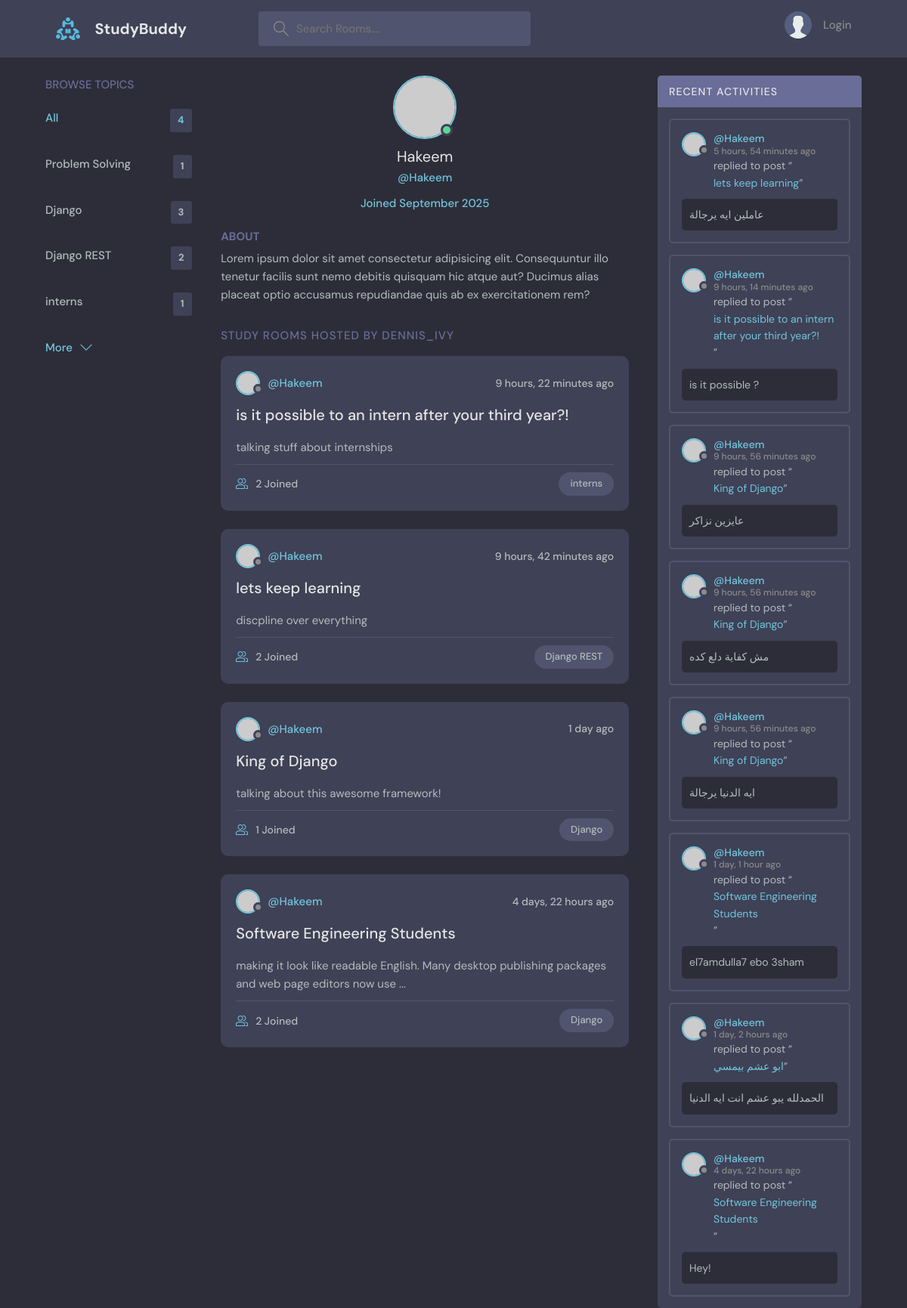
Page /profile/1/ on the committed database.
### base/models.py (models this page shows, shortened)
class Topic(models.Model):
    name = models.CharField(max_length=200)

class Room(models.Model):
    host = models.ForeignKey(User, on_delete=models.SET_NULL, null=True)
    topic = models.ForeignKey(Topic, on_delete = models.SET_NULL, null = True)
    name = models.CharField(max_length=200)
    description = models.TextField(null = True, blank = True)
    participants = models.ManyToManyField(User, related_name='participants', blank=True)
    updated = models.DateTimeField(auto_now=True)
    created = models.DateTimeField(auto_now_add=True)
    class Meta:
        ordering = ['-updated', '-created']
    def __str__(self):
        return self.name

class Message(models.Model):
    user = models.ForeignKey(User, on_delete=models.CASCADE)
    room = models.ForeignKey(Room, on_delete=models.CASCADE)
    body = models.TextField()
    updated = models.DateTimeField(auto_now=True)
    created = models.DateTimeField(auto_now_add=True)
    class Meta:
        ordering = ['-updated', '-created']

### base/views.py (the view)
# urls.py: path('profile/<str:pk>/', views.userProfile, name="user-profile"),
def userProfile(request, pk):
    user = User.objects.get(id=pk)
    rooms = user.room_set.all()
    room_messages = user.message_set.all()
    topics = Topic.objects.all()
    context = {'user': user, 'rooms': rooms, 'room_messages': room_messages, 'topics': topics}
    return render(request, 'base/profile.html', context)

### base/templates/base/profile.html (shortened to what this page needs)
{% extends 'main.html' %}
{% block content %}
<main class="profile-page layout layout--3">
    <div class="container">
        {% include 'base/topics_component.html'%}
      <div class="roomList">
        <div class="profile">
          <div class="profile__avatar">
            <div class="avatar avatar--large active">
              <img src="https://randomuser.me/api/portraits/men/11.jpg" />
            </div>
          </div>
          <div class="profile__info">
            <h3>{{user.username}}</h3>
            <p>@{{user.username}}</p>
            <p>Joined {{user.date_joined|date:"F Y"}}</p>
          </div>
          <div class="profile__about">
            <h3>About</h3>
            <p>
              Lorem ipsum dolor sit amet consectetur adipisicing elit. Consequuntur illo tenetur
              facilis sunt nemo debitis quisquam hic atque aut? Ducimus alias placeat optio
              accusamus repudiandae quis ab ex exercitationem rem?
            </p>
          </div>
        </div>
        <div class="roomList__header">
          <div>
            <h2>Study Rooms Hosted by dennis_ivy</a>
            </h2>
          </div>
        </div>
        {% include 'base/feed_component.html'%}
      </div>
        {% include 'base/activity_component.html'%}
    </div>
</main>
{% endblock %}

### base/templates/base/topics_component.html
        <div class="topics">
          <div class="topics__header">
            <h2>Browse Topics</h2>
          </div>
          <ul class="topics__list">
            <li>
              <a href="{% url 'home'%}" class="active">All <span>{{rooms.count}}</span></a>
            </li>
            {% for topic in topics %}
            <li>
              <a href="{% url 'home'%}?q={{topic.name}}">{{topic.name}} <span>{{topic.room_set.all.count}} </span></a>
            </li>
            {% endfor %}
          </ul>
          <a class="btn btn--link" href="topics.html">
            More
            <svg version="1.1" xmlns="http://www.w3.org/2000/svg" width="32" height="32" viewBox="0 0 32 32">
              <title>chevron-down</title>
              <path d="M16 21l-13-13h-3l16 16 16-16h-3l-13 13z"></path>
            </svg>
          </a>
        </div>

### base/templates/base/feed_component.html (shortened to what this page needs)
{% for room in rooms %}
    <div class="roomListRoom">
            <div class="roomListRoom__header">
              <a href="{% url 'user-profile' room.host.id %}" class="roomListRoom__author">
                <div class="avatar avatar--small">
                  <img src="https://randomuser.me/api/portraits/women/11.jpg" />
                </div>
                <span>@{{room.host.username}}</span>
              </a>
              <div class="roomListRoom__actions">
                <span>{{ room.created|timesince}} ago</span>
              </div>
            </div>
            <div class="roomListRoom__content">
              <a href="{% url 'room' room.id %}">{{room.name}}</a>
              <p>
                {{room.description|slice:":100"}}{% if room.description|length > 100 %}...{% endif %}
              </p>
            </div>
            <div class="roomListRoom__meta">
              <a href="{% url 'room' room.id %}" class="roomListRoom__joined">
                {{room.participants.all.count}} Joined
              </a>
              <p class="roomListRoom__topic">{{room.topic.name}}</p>
            </div>
    </div>
{% endfor %}

### base/templates/base/activity_component.html (shortened to what this page needs)
        <div class="activities">
          <div class="activities__header">
            <h2>Recent Activities</h2>
          </div>
          {% for message in room_messages %}
          <div class="activities__box">
            <div class="activities__boxHeader roomListRoom__header">
              <a href="{% url 'user-profile' message.user.id %}" class="roomListRoom__author">
                <div class="avatar avatar--small">
                  <img src="https://randomuser.me/api/portraits/women/11.jpg" />
                </div>
                <p>
                  @{{message.user}}
                  <span>{{message.created|timesince}} ago</span>
                </p>
              </a>
            </div>
            <div class="activities__boxContent">
              <p>replied to post “<a href="{% url 'room' message.room.id %}">{{message.room}}</a>”</p>
              <div class="activities__boxRoomContent">
               {{message.body|slice:":100"}}{% if message.body|length > 100 %}...{% endif %}
              </div>
            </div>
          </div>
          {% endfor %}
        </div>

### rows in the picture
Topic: name "Problem Solving", room_set.all.count "1"
Topic: name "Django", room_set.all.count "3"
Topic: name "Django REST", room_set.all.count "2"
Topic: name "interns", room_set.all.count "1"
Room: host.username "Hakeem", created "9 hours, 22 minutes", name "is it possible to an intern after your third year?!", description "talking stuff about internships", participants.all.count "2", topic.name "interns"
Room: host.username "Hakeem", created "9 hours, 42 minutes", name "lets keep learning", description "discpline over everything", participants.all.count "2", topic.name "Django REST"
Room: host.username "Hakeem", created "1 day", name "King of Django", description "talking about this awesome framework!", participants.all.count "1", topic.name "Django"
Room: host.username "Hakeem", created "4 days, 22 hours", name "Software Engineering Students", description "making it look like readable English. Many desktop publishing packages and web page editors now use", participants.all.count "2", topic.name "Django"
Message: user "Hakeem", created "5 hours, 54 minutes", room "lets keep learning", body "عاملين ايه يرجالة"
Message: user "Hakeem", created "9 hours, 14 minutes", room "is it possible to an intern after your third year?!", body "is it possible ?"
Message: user "Hakeem", created "9 hours, 56 minutes", room "King of Django", body "عايزين نزاكر"
Message: user "Hakeem", created "9 hours, 56 minutes", room "King of Django", body "مش كفاية دلع كده"
Message: user "Hakeem", created "9 hours, 56 minutes", room "King of Django", body "ايه الدنيا يرجالة"
Message: user "Hakeem", created "1 day, 1 hour", room "Software Engineering Students", body "el7amdulla7 ebo 3sham"
Message: user "Hakeem", created "1 day, 2 hours", room "ابو عشم بيمسي", body "الحمدلله يبو عشم انت ايه الدنيا"
Message: user "Hakeem", created "4 days, 22 hours", room "Software Engineering Students", body "Hey!"

### other values in the picture
{{ rooms.count }} "4"
{{ user.username }} "Hakeem"
{{ user.date_joined|date:"F Y" }} "September 2025"
